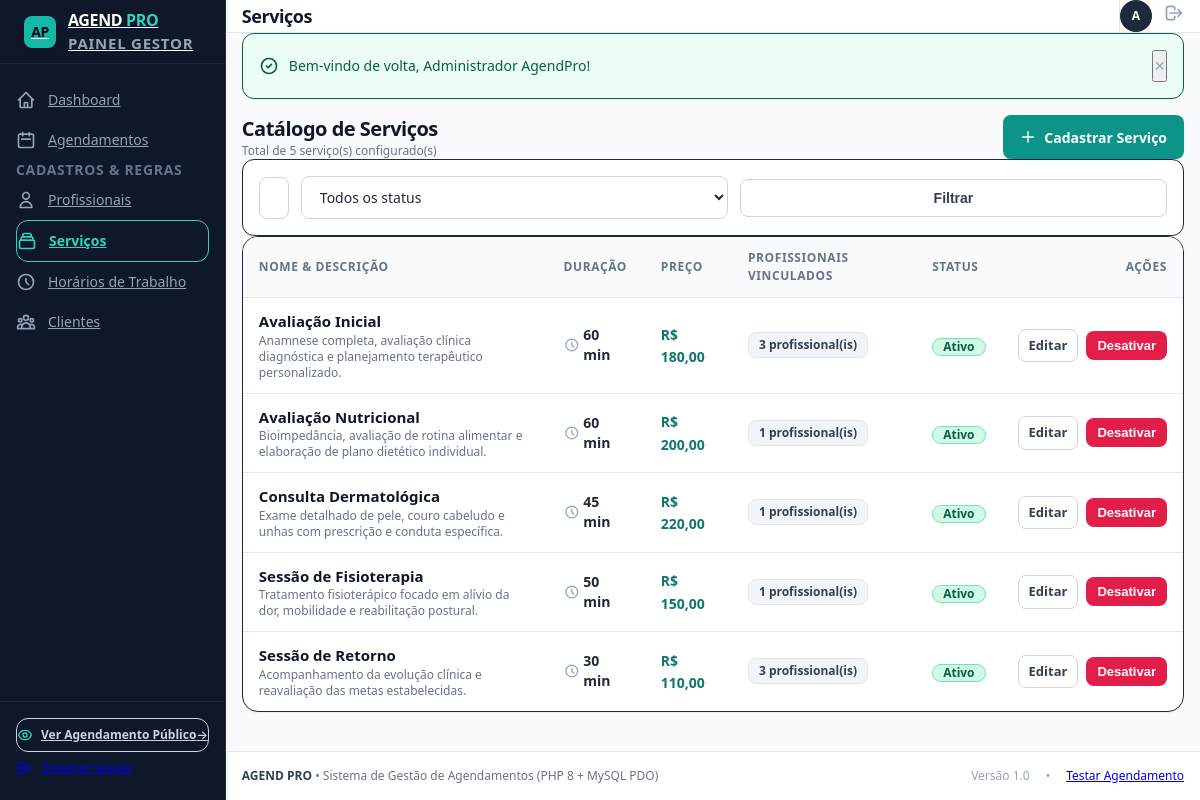
/admin/servicos/index.php (signed in), run on the app's committed database.
### tables this page shows
CREATE TABLE IF NOT EXISTS `servicos` (
  `id` INT AUTO_INCREMENT PRIMARY KEY,
  `nome` VARCHAR(100) NOT NULL,
  `descricao` TEXT NULL,
  `duracao_minutos` INT NOT NULL,
  `preco` DECIMAL(10,2) NOT NULL,
  `ativo` TINYINT(1) NOT NULL DEFAULT 1,
  `created_at` TIMESTAMP DEFAULT CURRENT_TIMESTAMP,
  `updated_at` TIMESTAMP DEFAULT CURRENT_TIMESTAMP ON UPDATE CURRENT_TIMESTAMP,
  INDEX `idx_servico_ativo` (`ativo`)
);

### includes/functions.php (called while the page is built, shortened)
<?php
function sanitize(?string $value): string
{
    return htmlspecialchars(trim($value), ENT_QUOTES, 'UTF-8');
}
function formatMoney(float $amount): string
{
    return 'R$ ' . number_format($amount, 2, ',', '.');
}

### admin/servicos/index.php (the view, shortened to what this page needs)
<?php
require_once __DIR__ . '/../../includes/functions.php';
$pdo = getDBConnection();
$busca = trim($_GET['busca'] ?? '');
$sql = "SELECT s.*,
            (SELECT COUNT(*) FROM `profissional_servicos` ps WHERE ps.servico_id = s.id) AS total_profissionais,
            (SELECT COUNT(*) FROM `agendamentos` a WHERE a.servico_id = s.id) AS total_agendamentos
        FROM `servicos` s
        WHERE 1=1";
$params = [];
$sql .= " ORDER BY s.ativo DESC, s.nome ASC";
$stmt = $pdo->prepare($sql);
$stmt->execute($params);
$servicos = $stmt->fetchAll();
include __DIR__ . '/../../includes/header.php';
?>
<div class="space-y-6">
    <div class="flex flex-col sm:flex-row sm:items-center justify-between gap-4">
        <div>
            <h2 class="text-xl font-bold text-slate-900 tracking-tight">Catálogo de Serviços</h2>
            <p class="text-xs text-slate-500 mt-0.5">Total de <?= count($servicos) ?> serviço(s) configurado(s)</p>
        </div>
        <a href="/admin/servicos/criar.php" class="btn btn-primary shadow-sm self-start sm:self-auto">
            <svg class="w-4 h-4" fill="none" stroke="currentColor" viewBox="0 0 24 24">
                <path stroke-linecap="round" stroke-linejoin="round" stroke-width="2" d="M12 4v16m8-8H4"></path>
            </svg>
            <span>Cadastrar Serviço</span>
        </a>
    </div>
    <div class="bg-white p-4 rounded-xl border border-slate-200/80 shadow-sm">
        <form method="GET" action="/admin/servicos/index.php" class="flex flex-col sm:flex-row items-center gap-3">
            <div class="flex-1 w-full">
                <input type="text" name="busca" value="<?= sanitize($busca) ?>" placeholder="Buscar por título ou descrição do serviço..." class="text-sm">
            </div>
            <div class="w-full sm:w-48">
                <select name="status" class="text-sm">
                    <option value="">Todos os status</option>
                </select>
            </div>
            <div class="flex items-center gap-2 w-full sm:w-auto">
                <button type="submit" class="btn btn-secondary text-sm flex-1 sm:flex-none">Filtrar</button>
            </div>
        </form>
    </div>
    <div class="bg-white rounded-2xl border border-slate-200/80 shadow-sm overflow-hidden">
        <div class="table-responsive">
            <table>
                <thead>
                    <tr>
                        <th>Nome & Descrição</th>
                        <th>Duração</th>
                        <th>Preço</th>
                        <th>Profissionais Vinculados</th>
                        <th>Status</th>
                        <th class="text-right">Ações</th>
                    </tr>
                </thead>
                <tbody>
                    <?php if (empty($servicos)): ?>
                        <tr>
                            <td colspan="6" class="text-center py-10 text-slate-400">
                                Nenhum serviço encontrado com os filtros informados.
                            </td>
                        </tr>
                    <?php else: ?>
                        <?php foreach ($servicos as $s): ?>
                            <tr>
                                <td class="max-w-md">
                                    <div class="font-bold text-slate-900"><?= sanitize($s['nome']) ?></div>
                                    <div class="text-xs text-slate-500 line-clamp-1 mt-0.5"><?= sanitize($s['descricao'] ?: 'Sem descrição informada.') ?></div>
                                </td>
                                <td>
                                    <span class="inline-flex items-center gap-1 font-semibold text-slate-800 text-sm">
                                        <svg class="w-4 h-4 text-slate-400" fill="none" stroke="currentColor" viewBox="0 0 24 24">
                                            <path stroke-linecap="round" stroke-linejoin="round" stroke-width="2" d="M12 8v4l3 3m6-3a9 9 0 11-18 0 9 9 0 0118 0z"></path>
                                        </svg>
                                        <?= (int)$s['duracao_minutos'] ?> min
                                    </span>
                                </td>
                                <td>
                                    <span class="font-bold text-teal-700 text-sm">
                                        <?= formatMoney((float)$s['preco']) ?>
                                    </span>
                                </td>
                                <td>
                                    <span class="inline-flex items-center px-2.5 py-1 rounded-lg text-xs font-semibold bg-slate-100 text-slate-700 border border-slate-200">
                                        <?= $s['total_profissionais'] ?> profissional(is)
                                    </span>
                                </td>
                                <td>
                                    <?php if ((int)$s['ativo'] === 1): ?>
                                        <span class="inline-flex items-center px-2.5 py-0.5 rounded-full text-xs font-semibold bg-emerald-100 text-emerald-800 border border-emerald-300">
                                            Ativo
                                        </span>
                                    <?php else: ?>
                                        <span class="inline-flex items-center px-2.5 py-0.5 rounded-full text-xs font-semibold bg-rose-100 text-rose-800 border border-rose-300">
                                            Inativo
                                        </span>
                                    <?php endif; ?>
                                </td>
                                <td class="text-right">
                                    <div class="flex items-center justify-end gap-2">
                                        <a href="/admin/servicos/editar.php?id=<?= $s['id'] ?>" class="btn btn-secondary btn-sm" title="Editar Serviço">
                                            Editar
                                        </a>
                                        <form method="POST" action="/admin/servicos/index.php" onsubmit="return confirm('Deseja realmente <?= (int)$s['ativo'] === 1 ? 'desativar' : 'ativar' ?> este serviço? <?= (int)$s['ativo'] === 1 ? 'Serviços inativos não aparecem para reserva.' : '' ?>');" class="inline">
                                            <button type="submit" class="btn btn-sm <?= (int)$s['ativo'] === 1 ? 'btn-danger' : 'btn-primary' ?>">
                                                <?= (int)$s['ativo'] === 1 ? 'Desativar' : 'Ativar' ?>
                                            </button>
                                        </form>
                                    </div>
                                </td>
                            </tr>
                        <?php endforeach; ?>
                    <?php endif; ?>
                </tbody>
            </table>
        </div>
    </div>
</div>
<?php include __DIR__ . '/../../includes/footer.php'; ?>

### assets/css/style.css (style rules this page uses)
:root { --font-sans: system-ui, -apple-system, BlinkMacSystemFont, 'Segoe UI', Roboto, Helvetica, Arial, sans-serif; --color-primary: #0d9488; --color-primary-hover: #0f766e; --color-primary-light: #ccfbf1; --color-bg-dark: #0f172a; --color-card-dark: #1e293b; --color-border-dark: #334155; }
*, *::before, *::after { box-sizing: border-box; margin: 0; padding: 0; }
body { font-family: var(--font-sans); font-size: 15px; line-height: 1.5; color: #1e293b; background-color: #f8fafc; min-height: 100vh; -webkit-font-smoothing: antialiased; }
.flex { display: flex; }
.inline-flex { display: inline-flex; }
.flex-col { flex-direction: column; }
.flex-1 { flex: 1 1 0%; }
.items-center { align-items: center; }
.justify-between { justify-content: space-between; }
.justify-end { justify-content: flex-end; }
.gap-1 { gap: 0.25rem; }
.gap-2 { gap: 0.5rem; }
.gap-3 { gap: 0.75rem; }
.gap-4 { gap: 1rem; }
@media (min-width: 640px) { .sm\:flex-row { flex-direction: row; } }
.w-full { width: 100%; }
.w-4 { width: 1rem; }
.h-4 { height: 1rem; }
.max-w-md { max-width: 28rem; }
.min-h-screen { min-height: 100vh; }
.p-4 { padding: 1rem; }
.px-2\.5 { padding-left: 0.625rem; padding-right: 0.625rem; }
.py-1 { padding-top: 0.25rem; padding-bottom: 0.25rem; }
.border { border-width: 1px; border-style: solid; }
.rounded-lg { border-radius: 0.5rem; }
.rounded-xl { border-radius: 0.75rem; }
.rounded-2xl { border-radius: 1rem; }
.rounded-full { border-radius: 9999px; }
.bg-white { background-color: #ffffff; }
.bg-slate-50 { background-color: #f8fafc; }
.bg-slate-100 { background-color: #f1f5f9; }
.bg-emerald-100 { background-color: #d1fae5; }
.text-slate-400 { color: #94a3b8; }
.text-slate-500 { color: #64748b; }
.text-slate-700 { color: #334155; }
.text-slate-800 { color: #1e293b; }
.text-slate-900 { color: #0f172a; }
.text-teal-700 { color: #0f766e; }
.text-emerald-800 { color: #065f46; }
.border-slate-200 { border-color: #e2e8f0; }
.border-emerald-300 { border-color: #6ee7b7; }
.text-xs { font-size: 0.75rem; line-height: 1rem; }
.text-sm { font-size: 0.875rem; line-height: 1.25rem; }
.text-xl { font-size: 1.25rem; line-height: 1.75rem; }
.font-semibold { font-weight: 600; }
.font-bold { font-weight: 700; }
.text-right { text-align: right; }
.tracking-tight { letter-spacing: -0.025em; }
.shadow-sm { box-shadow: 0 1px 2px 0 rgba(0, 0, 0, 0.05); }
.table-responsive { width: 100%; overflow-x: auto; -webkit-overflow-scrolling: touch; }
table { width: 100%; border-collapse: collapse; text-align: left; }
th, td { padding: 0.75rem 1rem; border-bottom: 1px solid #e2e8f0; }
th { font-size: 0.75rem; font-weight: 600; text-transform: uppercase; letter-spacing: 0.05em; color: #64748b; background-color: #f8fafc; }
tr:last-child td { border-bottom: none; }
input[type="text"], input[type="email"], input[type="password"], input[type="date"], input[type="time"], input[type="tel"], input[type="number"], select, textarea { width: 100%; padding: 0.625rem 0.875rem; font-size: 0.9375rem; font-family: inherit; color: #1e293b; background-color: #ffffff; border: 1px solid #cbd5e1; border-radius: 0.5rem; outline: none; transition: border-color 0.15s ease, box-shadow 0.15s ease; }
.btn { display: inline-flex; align-items: center; justify-content: center; gap: 0.5rem; padding: 0.5rem 1rem; font-size: 0.875rem; font-weight: 600; border-radius: 0.5rem; border: 1px solid transparent; cursor: pointer; text-decoration: none; transition: all 0.15s ease; white-space: nowrap; }
.btn-primary { background-color: #0d9488; color: #ffffff; }
.btn-secondary { background-color: #ffffff; color: #334155; border-color: #cbd5e1; }
.btn-danger { background-color: #e11d48; color: #ffffff; }
.btn-sm { padding: 0.375rem 0.625rem; font-size: 0.8125rem; }
.overflow-hidden { overflow: hidden; }

### data on the page
servicos: nome "Avaliação Inicial", descricao "Anamnese completa, avaliação clínica diagnóstica e planejamento terapêutico personalizado.", duracao_minutos "60", preco "R$ 180,00", total_profissionais "3", ativo "Ativo"
servicos: nome "Avaliação Nutricional", descricao "Bioimpedância, avaliação de rotina alimentar e elaboração de plano dietético individual.", duracao_minutos "60", preco "R$ 200,00", total_profissionais "1", ativo "Ativo"
servicos: nome "Consulta Dermatológica", descricao "Exame detalhado de pele, couro cabeludo e unhas com prescrição e conduta específica.", duracao_minutos "45", preco "R$ 220,00", total_profissionais "1", ativo "Ativo"
servicos: nome "Sessão de Fisioterapia", descricao "Tratamento fisioterápico focado em alívio da dor, mobilidade e reabilitação postural.", duracao_minutos "50", preco "R$ 150,00", total_profissionais "1", ativo "Ativo"
servicos: nome "Sessão de Retorno", descricao "Acompanhamento da evolução clínica e reavaliação das metas estabelecidas.", duracao_minutos "30", preco "R$ 110,00", total_profissionais "3", ativo "Ativo"

### other printed values
$pageTitle "Serviços"
substr($authUser['nome'] ?? 'A', 0, 1) "A"
$flash['message'] "Bem-vindo de volta, Administrador AgendPro!"
count($servicos) "5"
